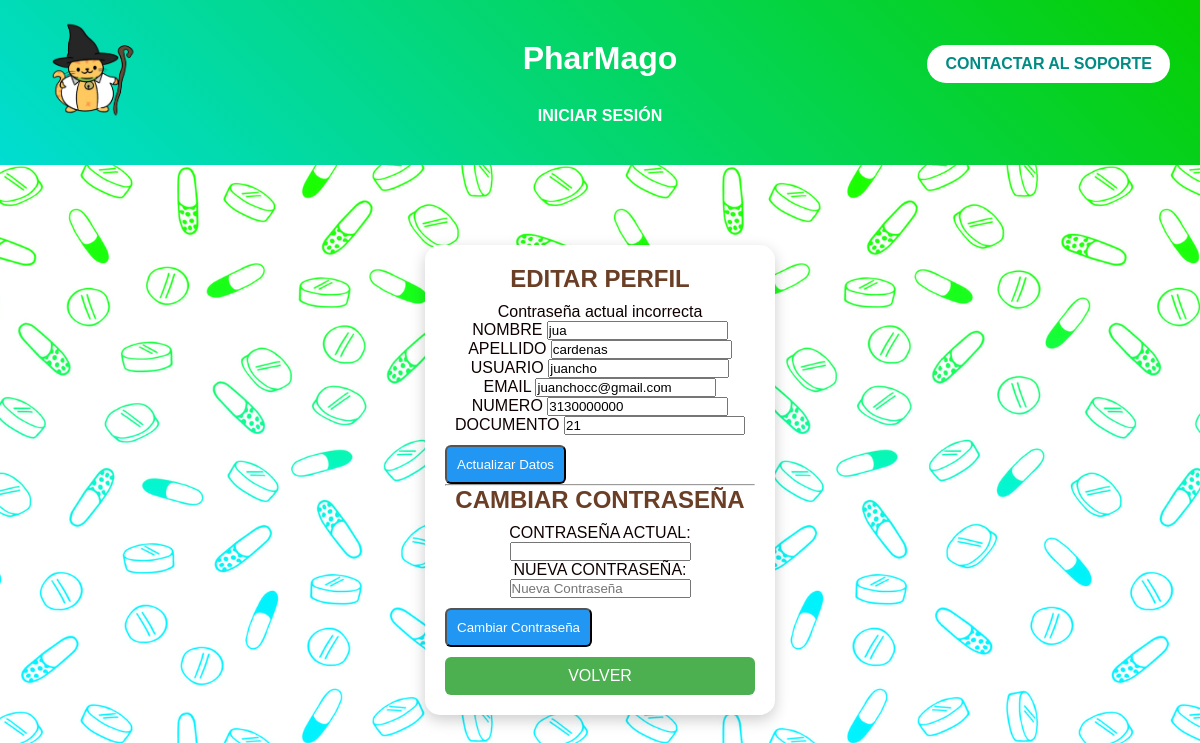
/admin/usuario/usu_editar.php (signed in), run on the app's committed database.
### tables this page shows
CREATE TABLE `clientes` (
  `cod_cliente` int(11) NOT NULL,
  `nombre` varchar(50) NOT NULL,
  `apellido` varchar(50) NOT NULL,
  `usuario` varchar(20) NOT NULL,
  `email` varchar(50) NOT NULL,
  `contraseña` varchar(50) NOT NULL,
  `contra_encriptada` varchar(255) DEFAULT NULL,
  `numero` varchar(50) NOT NULL,
  `tipo_documento` varchar(20) NOT NULL,
  `documento` varchar(50) NOT NULL,
  `rol` enum('cliente','admin') DEFAULT 'cliente',
  `estado` int(11) DEFAULT 1
);

### admin/usuario/usu_editar.php (the view, shortened to what this page needs)
<?php
Include("../../conexion.php");
$id=$_SESSION["id"];
$mensaje="";
if (isset($_POST["cambiar"]))
{
        $actual=$_POST["actual"];
        $nueva=$_POST["nueva"];
    if($actual=="" || $nueva=="")
        {
            $mensaje="Todos los campos son obligatorios";
        }
    else
    {
        $stmt=$conn->prepare("SELECT contra_encriptada FROM clientes WHERE cod_cliente=?");
        $stmt->bind_param("i",$id);
        $stmt->execute();
        $user=$stmt->get_result()->fetch_assoc();
    }
        if($actual== $user["contra_encriptada"]);
            {
                $hash=password_hash($nueva, PASSWORD_DEFAULT);
                $actualizar=$conn->prepare("UPDATE clientes SET contraseña=?, contra_encriptada=? WHERE cod_cliente=?");
                $actualizar->bind_param("ssi", $nueva, $hash, $id);
                if($actualizar->execute())
                    {
                        $mensaje="Contraseña actualizada correctamente";
                    }
                else
                    {
                        $mensaje="Error al actualizar";
                    }
            }
}
    else
                {
                    $mensaje="Contraseña actual incorrecta";
                }
            $stmt=$conn->prepare("select * from clientes where cod_cliente=?");
            $stmt->bind_param("i",$id);
            $stmt->execute();
            $user=$stmt->get_result()->fetch_assoc();
            ?>
<!DOCTYPE html>
<html lang="en">
<head>
    <link rel="stylesheet" href="../../css/general_perfil.css">
</head>
<header>
        <div class="contenedor">
            <img src="../../imagenes/logo.png" alt="Logo PharMago">
        </div>
        <div class="contenedor1">
            <a href="../soporte/soporte.php" class="button">
                CONTACTAR AL SOPORTE
            </a>
        </div>
        <h1>PharMago</h1>
        <nav>
            <a href="../iniciarsesion.php">INICIAR SESIÓN</a>
        </nav>
    </header>
<body>
    <div class="card">
        <h2>EDITAR PERFIL </h2>
        <p><?php echo $mensaje; ?></p>
        <form method="POST" action="">
    <label>NOMBRE</label> <input type="text" name="nombre" value="<?php echo $user["nombre"];?>"><br>
    <label>APELLIDO</label> <input type="text" name="apellido" value="<?php echo $user["apellido"];?>"><br>
    <label>USUARIO</label> <input type="text" name="usuario" value="<?php echo $user["usuario"];?>"><br>
    <label>EMAIL</label> <input type="text" name="email" value="<?php echo $user["email"];?>"><br>
    <label>NUMERO</label> <input type="text" name="numero" value="<?php echo $user["numero"];?>"><br>
    <label>DOCUMENTO</label> <input type="text" name="documento" value="<?php echo $user["documento"];?>"><br>
            <button name="guardar" class="btn editar">Actualizar Datos </button>
        </form>
        <hr>
        <h2> CAMBIAR CONTRASEÑA </h2>
        <form method="POST" action="">
            CONTRASEÑA ACTUAL:<input type="password" name="actual"><br>
            NUEVA CONTRASEÑA:<input type="password" name="nueva" placeholder="Nueva Contraseña"><br>
            <button name="cambiar" class="btn editar">Cambiar Contraseña</button>
        </form>
        <a href="usu_perfil.php" class="btn volver">VOLVER </a>
</div>
</body>
</html>

### css/general_perfil.css (style rules this page uses)
* { margin:0; padding:0; box-sizing:border-box; }
html { height:100%; }
body { min-height:100vh; display:flex; flex-direction:column; font-family:'Franklin Gothic Medium','Arial Narrow',Arial,sans-serif; text-align:center; color:rgb(15, 1, 1); position:relative; }
body::before { content:""; position:fixed; inset:0; background:url("../imagenes/fondo.png") center center/cover no-repeat; z-index:-1; }
header { background:linear-gradient(45deg,#00ddd2,#07cf00); color:white; padding:40px 20px; position:relative; animation:fadeIn 1.5s ease; }
header h1 { display:inline-block; margin-bottom:15px; cursor:pointer; transition:transform .3s; }
.contenedor { position:absolute; top:20px; left:25px; }
.contenedor img { width:130px; height:auto; }
.contenedor1 { position:absolute; top:45px; right:30px; }
nav { margin-top:15px; }
nav a { color:white; text-decoration:none; font-weight:bold; margin:0 15px; transition:.3s; }
.button { display:inline-block; padding:10px 18px; background:white; color:#008c84; border-radius:40px; text-decoration:none; font-weight:bold; transition:.3s; }
* { margin: 0; padding: 0; box-sizing: bhorder-box; }
body { font-family: Arial, Helvetica, sans-serif; background: #fff5f7; }
.card { width:350px; margin:80px auto; background:white; border-radius: 15px; box-shadow: 0px 5px 15px rgba(0,0,0,0.2); padding: 20px; text-align:center; transition: 0.3s; }
.card h2 { color: #6b3e26; margin-bottom: 10px; }
.btn { display:block; margin-top:10px; padding:10px; text-decoration:none; border-radius: 6px; color: white; }
.editar { background: #2196f3; }
.volver { background: #4caf50; }

### data on the page
clientes: nombre "jua", apellido "cardenas", usuario "juancho", email "juanchocc@gmail.com", numero "3130000000", documento "21"

### other printed values
$mensaje "Contraseña actual incorrecta"
